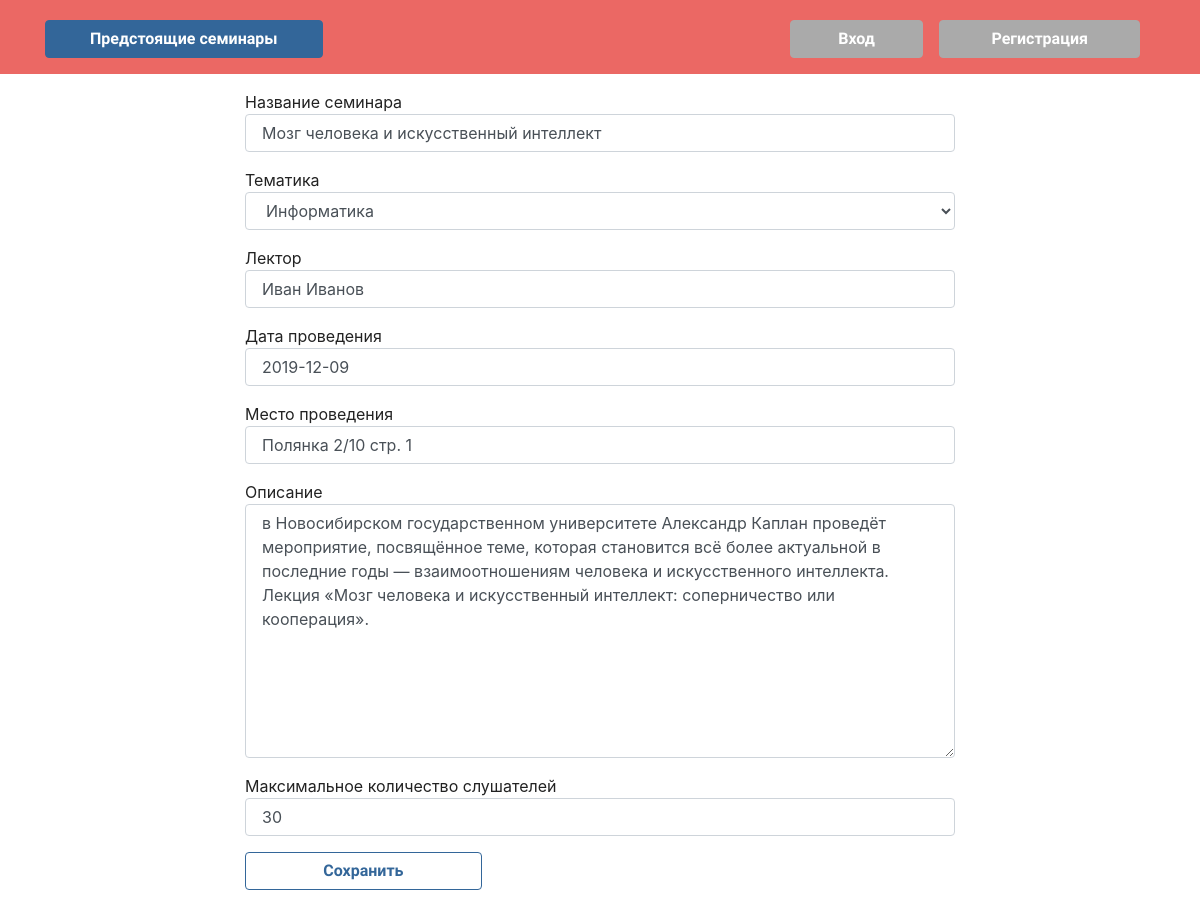
/science_workshop/2/update, run on the app's committed database.
### workshops_app/models.py (models this page shows, shortened)
class ScienceWorkshop(models.Model):
    title = models.CharField(max_length=100, verbose_name='Название семинара')
    description = models.CharField(max_length=500, verbose_name='Описание', default=' ')
    date_time = models.DateTimeField(verbose_name='Дата проведения')
    place = models.CharField(max_length=200, verbose_name='Место проведения')
    theme = models.ForeignKey(Theme, on_delete=models.SET_NULL, null=True, verbose_name='Тематика')
    organizer = models.ForeignKey(User, on_delete=models.SET_NULL, null=True, verbose_name='Организатор')
    speaker = models.CharField(max_length=100, verbose_name='Лектор', default=None)
    is_over = models.BooleanField(null=True)
    max_listeners = models.IntegerField(null=True, verbose_name='Максимальное количество слушателей')

### workshops_app/views.py (the view, shortened to what this page needs)
# urls.py: path('science_workshop/<str:id>/update', v.ScienceWorkshopUpdate.as_view(), name='science_workshop_update_url'),
class ScienceWorkshopUpdate(View):
    def get(self, request, id):
        science_workshop = get_object_or_404(ScienceWorkshop, id__iexact=id)
        form = ScienceWorkshopForm(instance=science_workshop)
        return render(request, 'workshop_update.html', context={'form': form})

### workshops_app/forms.py
class ScienceWorkshopForm(forms.ModelForm):
    class Meta:
        model = ScienceWorkshop
        fields = ['title','theme', 'speaker', 'date_time', 'place', 'description','max_listeners', ]
        widgets = {
            'title': forms.TextInput(attrs={'class': 'form-control'}),
            'date_time': forms.DateInput(attrs={'class': 'form-control'}),
            'place': forms.TextInput(attrs={'class': 'form-control'}),
            'theme': forms.Select(attrs={'class': 'form-control'}),
            'description': forms.Textarea(attrs={'class': 'form-control'}),
            'max_listeners': forms.TextInput(attrs={'class': 'form-control'}),
            'speaker': forms.TextInput(attrs={'class': 'form-control'})
        }

### workshops_app/models.py (called while the page is built)
    def __str__(self):
        return self.name

### templates/workshop_update.html (shortened to what this page needs)
{% extends 'base.html' %}
{% block content %}
<div class = 'd-flex justify-content-center'>
    <form method="POST" class="m-3 col-lg-8">
            {% for field in form %}
                <div class="form-group">
                    {{ field.label }}
                    {{ field }}
                </div>
            {% endfor %}
            <button type="submit" class = 'btn btn-outline-info col-lg-4'>Сохранить</button>
    </form>
</div>
{% endblock %}

### data on the page
ScienceWorkshop: form "Мозг человека и искусственный интеллект" "Информатика" "Иван Иванов" "2019-12-09" "Полянка 2/10 стр. 1" "в Новосибирском государственном университете Александр Каплан проведёт мероприятие, посвящённое теме, которая становится всё более актуальной в последние годы — взаимоотношениям человека и искусственного интеллекта. Лекция «Мозг человека и искусственный интеллект: соперничество или кооперация»." "30"

### other printed values
{{ field.label }} "Название семинара" "Тематика" "Лектор" "Дата проведения" "Место проведения" "Описание" "Максимальное количество слушателей"
